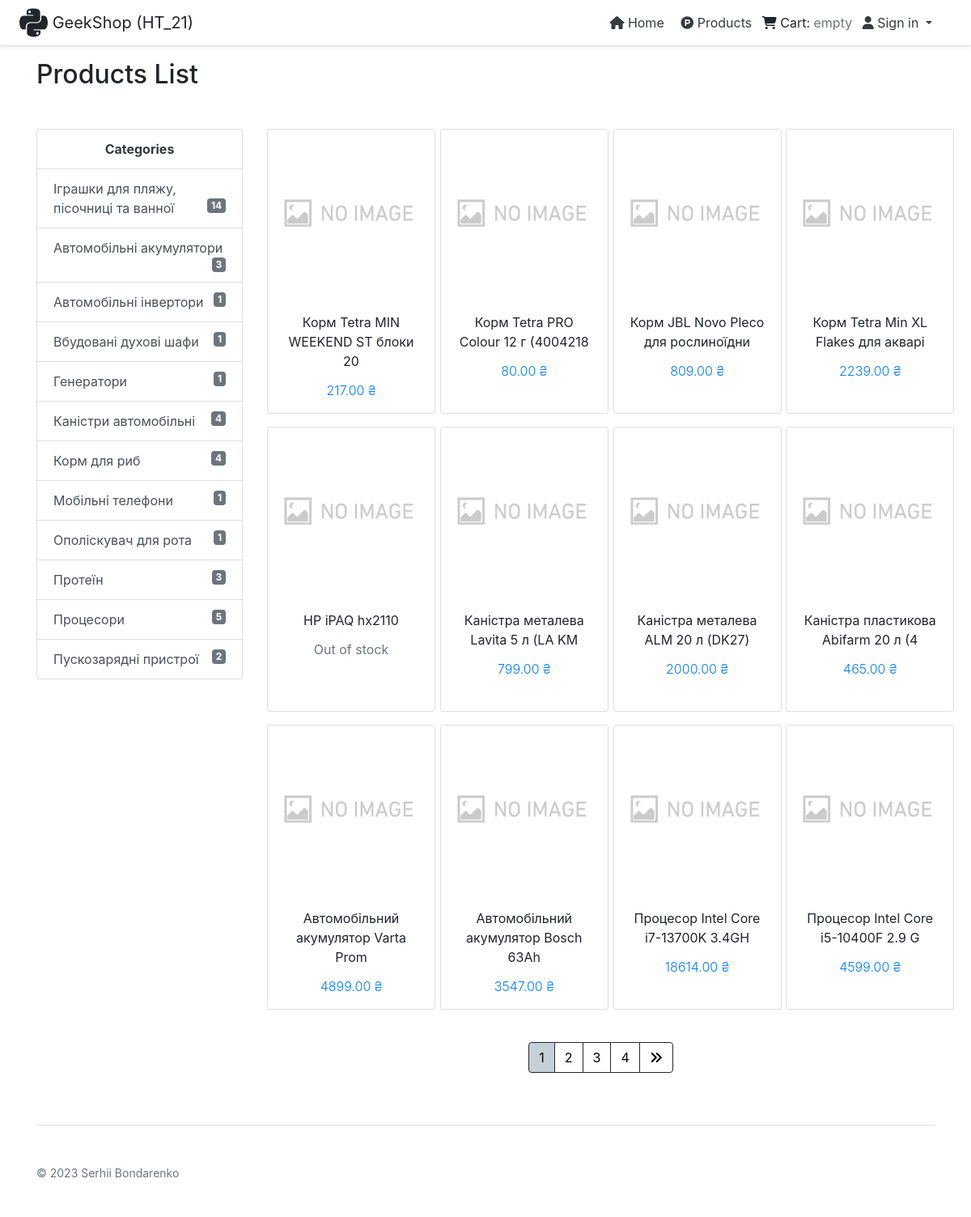
Screenshot of /products/ with the database file from the repository.
### rozetka/models.py (models this page shows, shortened)
class Category(models.Model):
    title = models.CharField(max_length=35)
    class Meta:  # pylint: disable=too-few-public-methods
        ordering = ("title",)

class Product(models.Model):
    product_id = models.BigIntegerField("ID")
    title = models.CharField(max_length=255)
    old_price = models.DecimalField(
        max_digits=20, decimal_places=2, blank=True, default=0.00, null=True)
    price = models.DecimalField(max_digits=20, decimal_places=2, default=0.00)
    href = models.URLField("URL")
    brand = models.CharField(
        max_length=255, blank=True, default="Unknown", null=True)
    category = models.ForeignKey(Category,
                                 on_delete=models.CASCADE,
                                 null=True, blank=True,
                                 related_name="product")
    description = models.TextField(blank=True, default="", null=True)
    class Meta:  # pylint: disable=too-few-public-methods
        ordering = ("-id",)
        verbose_name = "Product"
        verbose_name_plural = "Products"

### rozetka/views.py (the view)
class ProductsListView(generic.ListView):
    model = Product
    paginate_by = 12

### cart/cart.py (called while the page is built)
    def __len__(self):
        return sum(item["quantity"] for item in self.cart.values())

### cart/context_processors.py (called while the page is built)
def cart(request):
    return {"cart": Cart(request)}

### rozetka/templatetags/main_tags.py (called while the page is built)
@register.simple_tag
def get_categories():
    return Category.objects.all()

@register.simple_tag
def get_count_products_in_category(category_id):
    cat = Category.objects.get(id=category_id)
    return cat.product.count()

### templates/rozetka/product_list.html (shortened to what this page needs)
{% extends "base.html" %}
{% load main_tags %}
{% load static %}
{% block content %}
  <h2 class="mb-5">Products List</h2>
  <div class="row">
    <div class="col-3">
      <div class="list-group">
        {% get_categories as category_list %}
        <span class="text-dark text-center font-weight-bolder list-group-item
          list-group-item-action">Categories</span>
        {% for category in category_list %}
          <a href="{% url 'rozetka:product-category' category.id %}" class="list-group-item
          list-group-item-action" aria-current="true">
            {{ category.title }} <span class="float-right badge badge-secondary">
            {% get_count_products_in_category category.id %}
          </span>
          </a>
        {% endfor %}
      </div>
    </div>
    <div class="col">
      {% if product_list %}
        <div class="row row-cols-2 row-cols-md-4">
          {% for product in product_list %}
            <div class="col mb-2 mr-8">
              <div class="mb-2 bg-white rounded">
                <div class="card text-center" style="height:22rem; width: 13rem;">
                  <img src="{% static 'rozetka/img/no_image.png' %}" class="card-img-top"
                       alt="product">
                  <div class="card-body">
                    <p class="card-title" style="font-size: medium">
                      <a class="text-reset" href="{% url 'rozetka:product-detail' product.id %}">
                        {{ product.title|slice:"35" }}
                      </a>
                    </p>
                    <p class="card-text">
                      {% if product.price > 0 %}
                        <span class="font-weight-light text-primary">
                            {{ product.price }} ₴
                        </span>
                      {% else %}
                        <span class="text-muted">
                            Out of stock
                        </span>
                      {% endif %}
                    </p>
                  </div>
                </div>
              </div>
            </div>
          {% endfor %}
        </div>
      {% else %}
        <h6>There are no products in DB</h6>
      {% endif %}
    {% block pagination %}
      {% include "includes/rozetka/pagination/pagination.html" %}
    {% endblock %}
    </div>
  </div>
{% endblock %}

### rows the page displays
Category: title "Іграшки для пляжу, пісочниці та ванної", id "14"
Category: title "Автомобільні акумулятори", id "3"
Category: title "Автомобільні інвертори", id "1"
Category: title "Вбудовані духові шафи", id "1"
Category: title "Генератори", id "1"
Category: title "Каністри автомобільні", id "4"
Category: title "Корм для риб", id "4"
Category: title "Мобільні телефони", id "1"
Category: title "Ополіскувач для рота", id "1"
Category: title "Протеїн", id "3"
Category: title "Процесори", id "5"
Category: title "Пускозарядні пристрої", id "2"
Product: title "Корм Tetra MIN WEEKEND ST блоки 20", price "217.00"
Product: title "Корм Tetra PRO Colour 12 г (4004218", price "80.00"
Product: title "Корм JBL Novo Pleco для рослиноїдни", price "809.00"
Product: title "Корм Tetra Min XL Flakes для акварі", price "2239.00"
Product: title "HP iPAQ hx2110", price "Out of stock"
Product: title "Каністра металева Lavita 5 л (LA KM", price "799.00"
Product: title "Каністра металева ALM 20 л (DK27)", price "2000.00"
Product: title "Каністра пластикова Abifarm 20 л (4", price "465.00"
Product: title "Автомобільний акумулятор Varta Prom", price "4899.00"
Product: title "Автомобільний акумулятор Bosch 63Ah", price "3547.00"
Product: title "Процесор Intel Core i7-13700K 3.4GH", price "18614.00"
Product: title "Процесор Intel Core i5-10400F 2.9 G", price "4599.00"

### other values shown
{{ i }} "1"
{{ i }} "2" "3" "4"
